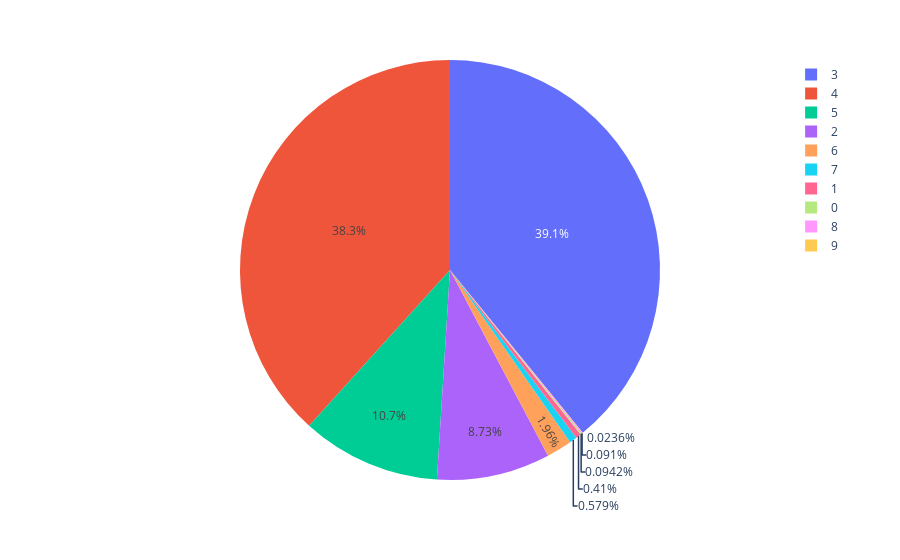

Notebook source saved alongside this figure:
### Code cell
bedrooms=data['bedrooms'].value_counts()
bedrooms

import plotly.express as px
# This dataframe has 244 lines, but 4 distinct values for `day`

fig = px.pie(data, values='price', names='bedrooms')
fig.show()

### Figure 1 — Plotly figure (JSON) as saved in the notebook; plotly's stock layout.template omitted (floating-point values rounded to 4 significant figures; data arrays with more than 128 entries replaced by an {"elided": "..."} marker saying what was removed)
{"data": [{"domain": {"x": [0, 1], "y": [0, 1]}, "hovertemplate": "bedrooms=%{label}<br>price=%{value}<extra></extra>", "labels": {"elided": "4600 int values"}, "legendgroup": "", "name": "", "showlegend": true, "type": "pie", "values": {"elided": "4600 float values"}}], "layout": {"legend": {"tracegroupgap": 0}, "margin": {"t": 60}}}
